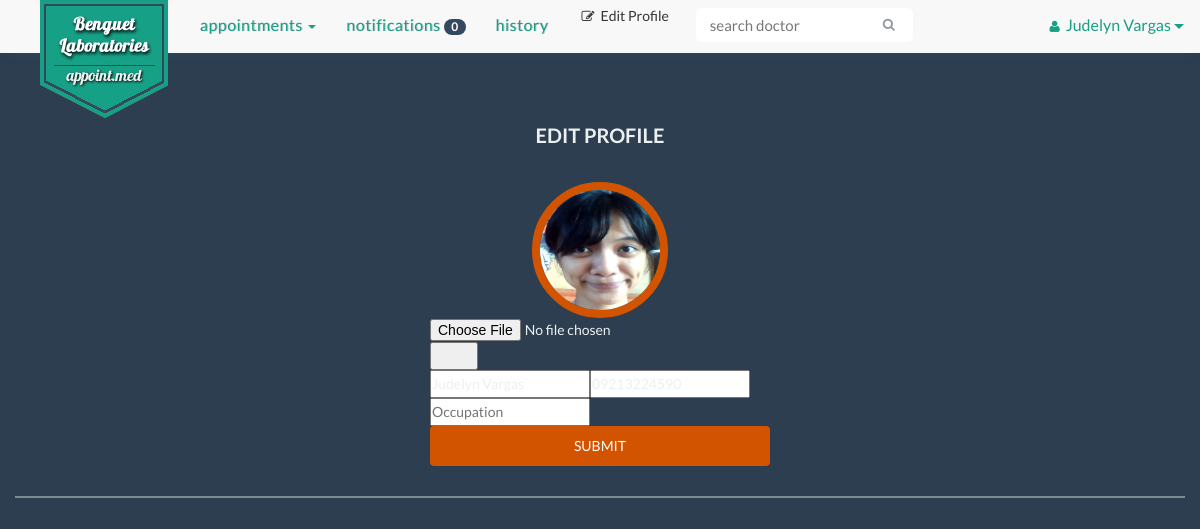
The app's page /editprofile.php (signed in) with its own data.
### tables this page shows
CREATE TABLE IF NOT EXISTS `patient` (
  `patient_id` varchar(30) NOT NULL,
  `patient_name` varchar(30) NOT NULL,
  `patient_contact` varchar(20) NOT NULL,
  `date` varchar(20) NOT NULL,
  `email` varchar(30) NOT NULL,
  `username` varchar(30) NOT NULL,
  `patient_occupation` varchar(30) DEFAULT NULL,
  PRIMARY KEY (`patient_id`),
  KEY `username` (`username`)
);

### editprofile.php (the view, shortened to what this page needs)
<!DOCTYPE html>
<html lang="en">
<head>
</head>
    <?php
        include 'include/head.php';
        include 'connectdatabase.php';
    ?>
  <body>
    <div class="container">
        <?php
            $username = $_SESSION['username'];
            $result = mysqli_query($con, "SELECT * FROM patient WHERE username LIKE '$username'" ) or die(mysqli_error());
            $row =  mysqli_fetch_array($result);
            $patient_id = $row['patient_id'];
            $patient_n = $row['patient_name'];
            $count_result = mysqli_query($con, "SELECT COUNT(notification) AS count FROM notification WHERE patient_id LIKE '$patient_id' AND indicator = 'doctor'" );
            $count_row = mysqli_fetch_array($count_result);
            $notif_count =  $count_row['count'];
        ?>
        <?php
            include 'include/pt-nav-start.php';
        ?>
                    <ul class="nav navbar-nav">
                        <li class="dropdown">
                            <a href="#" class="dropdown-toggle" data-toggle="dropdown" role="button" aria-expanded="false">Appointments <span class="caret"></span></a>
                        </li>
                        <li><a href="notifications.php">Notifications <span class="badge"><?php echo $notif_count?></span></a></li>
                        <li><a href="history.php">History</a></li>
                        <li class="nav-button">
                            <button type="button" class="btn btn-block btn-default btn-noborder" data-toggle="modal" data-target=".bs-example-modal-sm" data-id="'.$appointment_id.'" data-patient-id="'.$patient.'">
                            <i class="fa fa-edit"></i>Edit Profile</button>
                        </li>
        <?php
            include 'include/pt-nav-end.php';
        ?>
        <div class="container-fluid" id="patient-info">
            <div class="row">
                <div class="col-xs-12 col-md-6 col-md-offset-3">
                    <h1 class="text-center row-header">Edit Profile</h1>
                </div>
                <div class="col-xs-12 col-md-4 col-md-offset-4">
                    <div class="edit-form">
                    <form method="post" action="edit_data.php" enctype="multipart/form-data">
                    <img src="img/profile/<?php
                            $file = "img/profile/".$patient_id.".jpg";
                            if(file_exists($file)){
                                echo $patient_id;
                            }else{
                                echo 'profile_patient';
                            } ?>.jpg" class="img-responsive">
                        <input type="file" name="profile_pic">
                        <input type="submit" value="Upload" name="submit">
                    </form>
                        <form method='post' action="edit_this.php">
                            <div class="input-group">
                                <input type="text" class="" name="name" placeholder="Name" required="" value="<?php echo $patient_n?>"/>
                                <input type="text" class="" name="contact" placeholder="Contact Number" required="" value="<?php echo $row['patient_contact']?>" />
                                <input type="text" class="" name="occupation" placeholder="Occupation" required="" value="<?php echo $row['occupation']?>" />
                                <input class="btn btn-default login-btn btn-noborder" type="submit" value="Submit" name="submit"/>
                            </div>
                        </form>
                    </div>
                </div>
            </div>
        </div>
    </div>
  </body>
</html>

### include/pt-nav-end.php (shortened to what this page needs)
                <form class="navbar-form navbar-right" method="post" role="search">
                    <div class="input-group search-bar">
                        <input type="text" class="form-control" name="search" placeholder="search doctor" id="inputSearch">
                        <span class="input-group-btn">
                            <button type="submit" class="btn"><i class="fa fa-search"></i></button>
                        </span>
                    </div>
                </form>
            </ul>
            <ul class="nav navbar-nav navbar-right">
                <div class="btn-group navbar-right signedin">
                    <button type="button" class="btn btn-default btn-lg btn-noborder dropdown-toggle" data-toggle="dropdown" aria-expanded="false">
                        <i class="fa fa-user"></i><?php echo $patient_n ?>
                        <span class="caret"></span>
                    </button>
                </div>
            </ul>
        </div>
    </div>
</nav>

### css/styles.css (style rules this page uses)
* { margin: 0; padding: 0; }
body { padding-top: 80px; font-family: "Lato", Arial, sans-serif; color: #34495e; font-size: 18px; line-height: 1.72222; background-color: #2C3E50; }
a { color: #16a085 !important; -webkit-transition: .25s; transition: .25s; }
h1, h2, h3, h4 { font-family: inherit; font-weight: 700; line-height: 1.1; color: inherit; }
.container { padding-left: 0 !important; padding-right: 0 !important; }
nav > div > div > ul > li > a { font-size: 16px; letter-spacing: 0.5px; text-transform: lowercase; border-bottom: 3px solid #f8f8f8; text-shadow: 1px 0px 0px rgba(52, 73, 94, 0.3); }
.navbar-nav i { padding-right: 6px !important; padding-left: 6px; font-size: 13px; }
.navbar-default .navbar-form .search-bar { width: 90%; margin: 0 auto; }
.navbar-default .navbar-form .form-control { border-color: transparent; }
.navbar-default .navbar-form .btn { color: #919ba4; border-color: transparent; }
.navbar-form .btn { height: 34px; padding: 5px 10px; font-size: 13px; line-height: 1.4; border-radius: 6px; }
.navbar-form .btn { margin: 0; }
.input-group-btn .btn { background-color: #fff; border: 2px solid #bdc3c7; border-left: 0; }
.signedin { margin-top: 5px; }
.signedin button { font-size: 16px; margin-left: 10px; }
.signedin button i { padding-right: 7px; }
.signedin .btn-noborder { color: #16a085; }
.badge { padding: 2px 7px; background-color: #34495E; }
.row-header, .row-header2, .row-header3 { margin: 25px 0px; text-transform: uppercase; font-size: 20px; }
.search-bar .form-control { border-right: 0; border-top-left-radius: 6px !important; border-bottom-left-radius: 6px !important; }
.search-bar .form-control, .input-group-btn .btn { -webkit-transition: all .5s; transition: all .5s; }
.signup-form, .edit-form, .add-form { padding: 10px; }
.input-group { width: 100%; }
.form-control { padding: 8px 12px; font-size: 15px !important; line-height: 1.467; color: #34495e; border: 2px solid #bdc3c7; box-shadow: none; -webkit-transition: border .25s linear, color .25s linear, background-color .25s linear; transition: border .25s linear, color .25s linear, background-color .25s linear; }
.btn-default.login-btn, .btn-default.upload-btn { width: 100%; padding: 10px 19px; color: #fff !important; background-color: #D35400; text-transform: uppercase; }
.btn-noborder { border: 0; background: none; }
.search-bar { width: 195px; }
#doctor-info, #patient-info { margin: 20px 0 3px 0; padding-bottom: 20px; color: #ECF0F1; font-size: 14px; border-bottom: 2px solid #7F8C8D; }
#doctor-info img, #patient-info img, .doctors-full-list img { height: 136px; width: 136px; margin: 0 auto; border: 10px solid #16A085; border-radius: 50%; }
#patient-info img { border: 8px solid #D35400 !important; }

### editprofile.php (style rules this page uses)
a { text-decoration: none; background: #3bb998; color:#FFFFFF; cursor: pointer; }

### records on screen
patient: patient_name "Judelyn Vargas", patient_id (picture), name "Judelyn Vargas", contact "09213224590"

### other values on screen
$notif_count "0"
